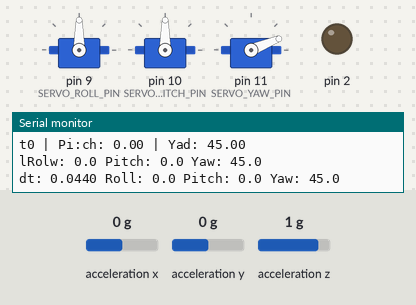
Bench run of a sketch on a simulated Arduino Uno, built with avr-gcc and run on an emulated ATmega328P. Shown: 3 × servo, output pins drawn as LEDs (lit = HIGH), the last lines printed to the serial monitor. The inputs (shaded band) are chosen by the test bench; at power-on: acceleration x 0 g, acceleration y 0 g, acceleration z 1 g.

Above: at 1.2 s.
1.3 s: acceleration x set to -1.4 g
At 2.5 s:
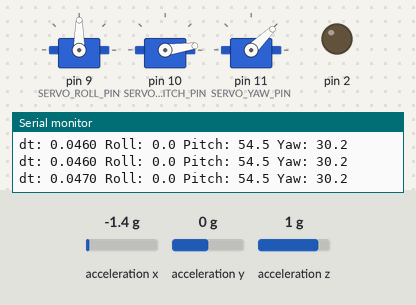
2.8 s: acceleration y set to -1.4 g
At 3.7 s:
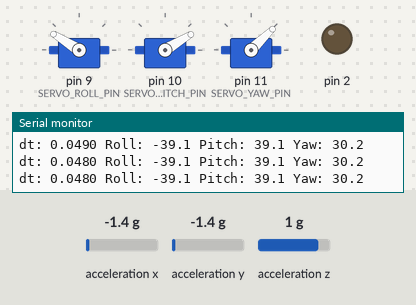
4.3 s: acceleration z set to -1.4 g
At 5.3 s:
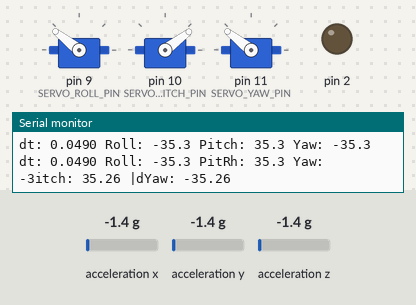
5.8 s: acceleration x set to 0 g
At 7.0 s:
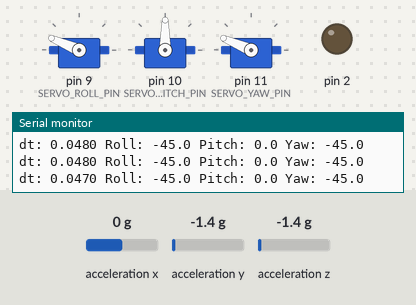
7.3 s: acceleration y set to 0 g
At 8.5 s:
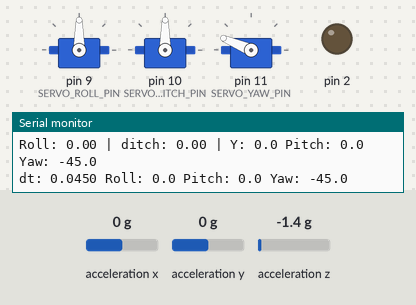
8.8 s: acceleration z set to 0 g
At 10.3 s:
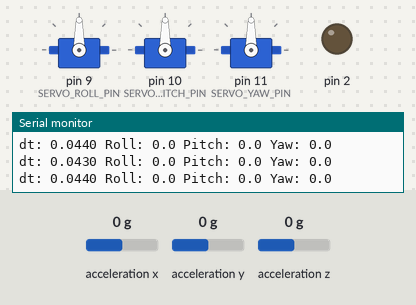
Timing chart, 0 to 11.3 s (numbered marks = the images above; inputs shaded):
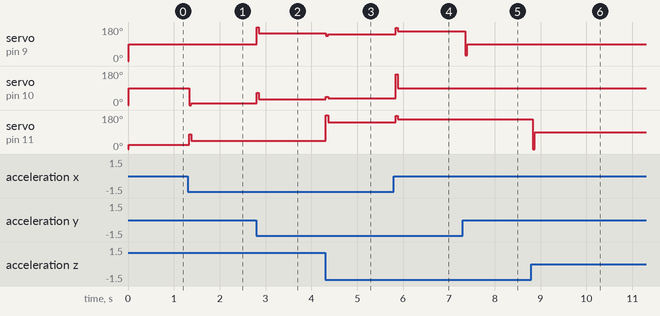

Measured:
- after the input at 1.3 s, servo on pin 10 (SERVO_PITCH_PIN): 90° → 8° at once; servo on pin 11 (SERVO_YAW_PIN): 22° → 44° at once
- after the input at 2.8 s, servo on pin 9 (SERVO_ROLL_PIN): 90° → 148° at once; servo on pin 10 (SERVO_PITCH_PIN): 8° → 31° at once
- after the input at 4.3 s, servo on pin 9 (SERVO_ROLL_PIN): 148° → 142° at once; servo on pin 10 (SERVO_PITCH_PIN): 31° → 37° at once; servo on pin 11 (SERVO_YAW_PIN): 44° → 142° at once
- after the input at 5.8 s, servo on pin 9 (SERVO_ROLL_PIN), servo on pin 11 (SERVO_YAW_PIN): 142° → 157° at once; servo on pin 10 (SERVO_PITCH_PIN): 37° → 90° at once
- after the input at 7.3 s, servo on pin 9 (SERVO_ROLL_PIN): 157° → 90° after 0.05 s
- after the input at 8.8 s, servo on pin 11 (SERVO_YAW_PIN): 157° → 90° at once

The sketch:

GimbalControl.ino
```cpp
#include <Arduino_FreeRTOS.h>
#include <semphr.h>
#include <Wire.h>
#include <Adafruit_Sensor.h>
#include <Adafruit_ADXL345_U.h>
#include <Servo.h>

// Servo control
Servo servoRoll;
Servo servoPitch;
Servo servoYaw;

const int SERVO_ROLL_PIN = 9;
const int SERVO_PITCH_PIN = 10;
const int SERVO_YAW_PIN = 11;

// PID parameters (tune individually per axis)
float Kp[3] = {1.5, 1.5, 1.5};
float Ki[3] = {0.0, 0.0, 0.0};
float Kd[3] = {0.1, 0.1, 0.1};

// PID state
float errorSum[3] = {0, 0, 0};
float lastError[3] = {0, 0, 0};

// Angles: 0 = Roll, 1 = Pitch, 2 = Yaw
float measuredAngles[3] = {0, 0, 0};
float desiredAngles[3]  = {0, 0, 0};  // Set externally (e.g. via Serial)

unsigned long lastTime = 0;


/// defines

#define PI  3.14159
#define START_COMMAND_CHAR ':'
#define SEPARATE_VALUE_CHAR "|"


/////////////////// variables setting
String receivedData;  // Buffer to store received data
SemaphoreHandle_t dataSemaphore;  // Semaphore for data synchronization
bool SpecialCharacterCapturing = false;
#define MAX_VALUES 3


sensors_event_t event;
Adafruit_ADXL345_Unified accel = Adafruit_ADXL345_Unified(12345);
///////////////////////////////////////
//sensor data config
void displayRange(void)
{
  Serial.print  ("Range:         +/- ");

  switch(accel.getRange())
  {
    case ADXL345_RANGE_16_G:
      Serial.print  ("16 ");
      break;
    case ADXL345_RANGE_8_G:
      Serial.print  ("8 ");
      break;
    case ADXL345_RANGE_4_G:
      Serial.print  ("4 ");
      break;
    case ADXL345_RANGE_2_G:
      Serial.print  ("2 ");
      break;
    default:
      Serial.print  ("?? ");
      break;
  }
  Serial.println(" g");
}

// Task to read serial data
void readSerialTask(void *pvParameters) {
    while (1) {

        while (Serial.available()) {

            char c = Serial.read();

            if(c == START_COMMAND_CHAR){
              if(SpecialCharacterCapturing){
                //if already triggered it means it finished
                SpecialCharacterCapturing = false;
                xSemaphoreGive(dataSemaphore);
              }
              else{
                //clearing data buffer and setting the character saving to true
                receivedData = "";
                SpecialCharacterCapturing = true;
              }
            }
            else if(SpecialCharacterCapturing){
              receivedData += c;
            }
        }

        vTaskDelay(10 / portTICK_PERIOD_MS);  // Small delay to avoid CPU overload
    }
}

// Task to write received serial data
void commandChecker(void *pvParameters) {
    while (1) {
        if (xSemaphoreTake(dataSemaphore, portMAX_DELAY) == pdTRUE) {
            Serial.print("Received: ");
            Serial.println(receivedData);

            if (receivedData.length() > 2) {
                // Trim leading and trailing delimiters
                Serial.println("data before triming");
                Serial.println(receivedData);
                String trimmed = receivedData.substring(0, receivedData.length() - 1);
                Serial.println("data after triming");
                Serial.println(trimmed);

                char command[50];
                trimmed.toCharArray(command, sizeof(command));

                char *token = strtok(command, SEPARATE_VALUE_CHAR);
                char *commandType = token;

                int valueIndex = 0;
                while ((token = strtok(NULL, SEPARATE_VALUE_CHAR)) != NULL && valueIndex < MAX_VALUES) {
                    desiredAngles[valueIndex++] = atof(token);
                }

                Serial.print("Command: ");
                Serial.println(commandType);

                for (int i = 0; i < valueIndex; i++) {
                    Serial.print("Value ");
                    Serial.print(i + 1);
                    Serial.print(": ");
                    Serial.println(desiredAngles[i]);
                }
            } else {
                Serial.println("Received data too short.");
            }

            receivedData = "";
        }

        vTaskDelay(10 / portTICK_PERIOD_MS);
    }
}

void control_Loop(void *pvParameters)
{
    float acc_measure[3];
    float pidOutput[3], error[3], dError[3];
    float dt;

    while (1)
    {
        // Timing
        unsigned long now = millis();
        dt = (now - lastTime) / 1000.0; // in seconds
        lastTime = now;

        // Get acceleration data
        accel.getEvent(&event);
        acc_measure[0] = event.acceleration.x;
        acc_measure[1] = event.acceleration.y;
        acc_measure[2] = event.acceleration.z;

        // Compute angles
        measuredAngles[0] = atan2(acc_measure[1], sqrt(acc_measure[0]*acc_measure[0] + acc_measure[2]*acc_measure[2])) * 180.0 / PI;  // Roll
        measuredAngles[1] = atan2(-acc_measure[0], sqrt(acc_measure[1]*acc_measure[1] + acc_measure[2]*acc_measure[2])) * 180.0 / PI;  // Pitch
        measuredAngles[2] = atan2(acc_measure[2], sqrt(acc_measure[2]*acc_measure[2] + acc_measure[0]*acc_measure[0])) * 180.0 / PI;  // Yaw

        // PID control for Roll, Pitch, Yaw
        for (int i = 0; i < 3; i++) {
            error[i] = desiredAngles[i] - measuredAngles[i];
            errorSum[i] += error[i] * dt;
            dError[i] = (error[i] - lastError[i]) / dt;

            pidOutput[i] = Kp[i] * error[i] + Ki[i] * errorSum[i] + Kd[i] * dError[i];
            lastError[i] = error[i];
        }

        // Convert to servo angles
        int rollAngle  = constrain(90 + pidOutput[0], 0, 180);
        int pitchAngle = constrain(90 + pidOutput[1], 0, 180);
        int yawAngle   = constrain(90 + pidOutput[2], 0, 180);

        // Output to servos
        servoRoll.write(rollAngle);
        servoPitch.write(pitchAngle);
        servoYaw.write(yawAngle);

        // Optional: debug
        Serial.print("dt: "); Serial.print(dt, 4);
        Serial.print(" Roll: "); Serial.print(measuredAngles[0], 1);
        Serial.print(" Pitch: "); Serial.print(measuredAngles[1], 1);
        Serial.print(" Yaw: "); Serial.println(measuredAngles[2], 1);

        vTaskDelay(10 / portTICK_PERIOD_MS); // ~100Hz
    }
}


void displayOrientationTask(void *pvParameters) {
  while(1) {
    Serial.print("Roll: "); Serial.print(measuredAngles[0]);
    Serial.print(" | Pitch: "); Serial.print(measuredAngles[1]);
    Serial.print(" | Yaw: "); Serial.println(measuredAngles[2]);
    vTaskDelay(1000 / portTICK_PERIOD_MS);
  }
}


void setup() {
    Serial.begin(9600);
    pinMode(2, OUTPUT);
    servoRoll.attach(SERVO_ROLL_PIN);
    servoPitch.attach(SERVO_PITCH_PIN);
    servoYaw.attach(SERVO_YAW_PIN);
    lastTime = millis();

    //checking the sensor
    if(!accel.begin())
    {
     Serial.println("Ooops, no ADXL345 detected ... Check your wiring!");
      while(1);
    }
    accel.setRange(ADXL345_RANGE_16_G);
    // Create the semaphore
    dataSemaphore = xSemaphoreCreateBinary();


    // Create the read and write tasks
    xTaskCreate(readSerialTask, "ReadSerialTask", 128, NULL, 1, NULL);
    xTaskCreate(commandChecker, "commandChecker", 128, NULL, 1, NULL);
    xTaskCreate(control_Loop , "control Loop" , 256 ,NULL , 1 , NULL);
    xTaskCreate(displayOrientationTask, "Display", 256, NULL, 1, NULL);

}

void loop() {
    // FreeRTOS handles tasks, so no need for code in loop()
}
```
